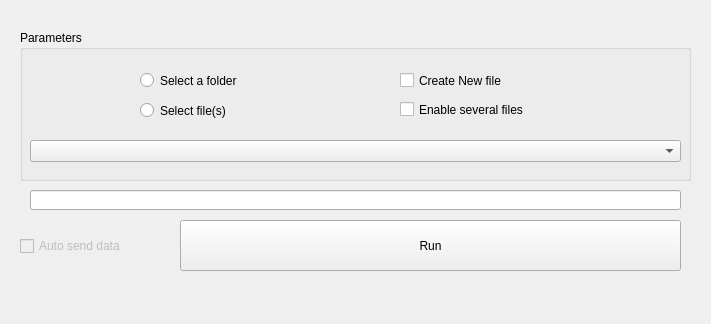
<?xml version="1.0" encoding="UTF-8"?>
<ui version="4.0">
 <class>Form</class>
 <widget class="QWidget" name="Form">
  <property name="geometry">
   <rect>
    <x>0</x>
    <y>0</y>
    <width>711</width>
    <height>324</height>
   </rect>
  </property>
  <property name="windowTitle">
   <string>Form</string>
  </property>
  <widget class="QPushButton" name="pushButton">
   <property name="geometry">
    <rect>
     <x>180</x>
     <y>220</y>
     <width>501</width>
     <height>51</height>
    </rect>
   </property>
   <property name="text">
    <string>Run</string>
   </property>
  </widget>
  <widget class="QLineEdit" name="lineEdit">
   <property name="geometry">
    <rect>
     <x>30</x>
     <y>190</y>
     <width>651</width>
     <height>20</height>
    </rect>
   </property>
  </widget>
  <widget class="QGroupBox" name="groupBox">
   <property name="geometry">
    <rect>
     <x>20</x>
     <y>30</y>
     <width>671</width>
     <height>151</height>
    </rect>
   </property>
   <property name="title">
    <string>Parameters</string>
   </property>
   <widget class="QRadioButton" name="radioButton">
    <property name="geometry">
     <rect>
      <x>120</x>
      <y>40</y>
      <width>171</width>
      <height>21</height>
     </rect>
    </property>
    <property name="text">
     <string>Select a folder</string>
    </property>
   </widget>
   <widget class="QCheckBox" name="checkBox">
    <property name="geometry">
     <rect>
      <x>380</x>
      <y>64</y>
      <width>161</width>
      <height>31</height>
     </rect>
    </property>
    <property name="text">
     <string>Enable several files</string>
    </property>
   </widget>
   <widget class="QCheckBox" name="checkBox_2">
    <property name="geometry">
     <rect>
      <x>380</x>
      <y>35</y>
      <width>161</width>
      <height>31</height>
     </rect>
    </property>
    <property name="text">
     <string>Create New file</string>
    </property>
   </widget>
   <widget class="QComboBox" name="comboBox">
    <property name="geometry">
     <rect>
      <x>10</x>
      <y>110</y>
      <width>651</width>
      <height>22</height>
     </rect>
    </property>
    <property name="editable">
     <bool>false</bool>
    </property>
   </widget>
   <widget class="QRadioButton" name="radioButton_2">
    <property name="geometry">
     <rect>
      <x>120</x>
      <y>70</y>
      <width>181</width>
      <height>21</height>
     </rect>
    </property>
    <property name="text">
     <string>Select file(s)</string>
    </property>
   </widget>
  </widget>
  <widget class="QCheckBox" name="checkBox_3_send">
   <property name="enabled">
    <bool>false</bool>
   </property>
   <property name="geometry">
    <rect>
     <x>20</x>
     <y>238</y>
     <width>201</width>
     <height>16</height>
    </rect>
   </property>
   <property name="text">
    <string>Auto send data</string>
   </property>
  </widget>
 </widget>
 <resources/>
 <connections/>
</ui>
